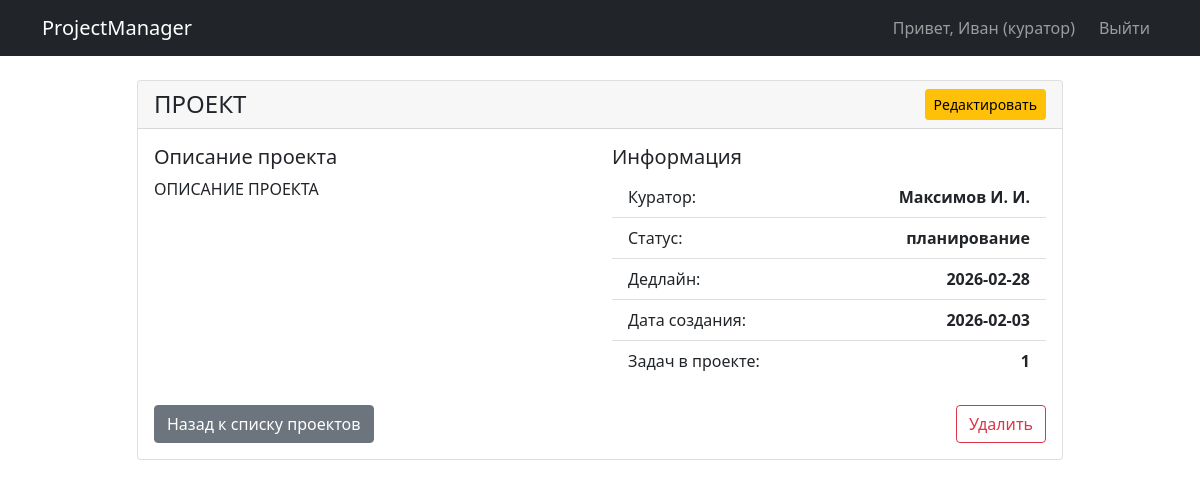
The app's page /project/1 (signed in) with its own data.
### tables this page shows
CREATE TABLE users (
                        id INTEGER PRIMARY KEY AUTOINCREMENT,
                        username VARCHAR(50) NOT NULL,
                        surname VARCHAR(50) NOT NULL,
                        patronymic VARCHAR(50),
                        email VARCHAR(100) NOT NULL UNIQUE,
                        password_hash VARCHAR(255) NOT NULL,
                        role VARCHAR(10) CHECK(role IN ('куратор', 'курсант')) NOT NULL,
                        registration_date DATETIME DEFAULT CURRENT_TIMESTAMP,
                        academic_group VARCHAR(50)
                    );

CREATE TABLE projects (
                        id INTEGER PRIMARY KEY AUTOINCREMENT,
                        title VARCHAR(255) NOT NULL,
                        description TEXT,
                        curator_id INTEGER NOT NULL,
                        status VARCHAR(20) CHECK(status IN ('планирование', 'активен', 'завершён')) NOT NULL,
                        deadline DATE,
                        created_at DATETIME DEFAULT CURRENT_TIMESTAMP,
                        FOREIGN KEY (curator_id) REFERENCES users(id) ON DELETE CASCADE
                    );

### app.py (the view)
@app.route('/project/<int:project_id>')
@login_required
def view_project(project_id):
    db = DatabaseManager()
    try:
        project = db.get_project_by_id(project_id)
        if not project:
            flash('Проект не найден', 'error')
            return redirect(url_for('projects'))
        return render_template('simple_view_project.html', project=project)
    except Exception as e:
        flash(f'Ошибка: {str(e)}', 'error')
        return redirect(url_for('projects'))

### app.py (called while the page is built)
def login_required(f):
    @wraps(f)
    def decorated_function(*args, **kwargs):
        if 'user_id' not in session:
            flash('Для доступа к этой странице необходимо войти в систему', 'error')
            return redirect(url_for('login'))
        return f(*args, **kwargs)
    return decorated_function

### sql_active.py (called while the page is built)
    def create_connection(self):
        return sqlite3.connect(self.db_path)

    def get_project_by_id(self, project_id: int):
        with self.create_connection() as conn:
            conn.row_factory = sqlite3.Row
            cursor = conn.cursor()
            cursor.execute("""
                SELECT p.*, u.surname as curator_surname, u.email as curator_email, u.username as curator_name, u.patronymic as curator_patr,
                       (SELECT COUNT(*) FROM tasks WHERE project_id = p.id) as task_count,
                       (SELECT COUNT(*) FROM tasks WHERE project_id = p.id AND status_code = 4) as completed_tasks
                FROM projects p
                LEFT JOIN users u ON p.curator_id = u.id
                WHERE p.id = ?
            """, (project_id,))
            row = cursor.fetchone()
            return dict(row) if row else None

### templates/simple_view_project.html (shortened to what this page needs)
{% extends "base.html" %}
{% block content %}
<div class="row justify-content-center">
    <div class="col-md-10">
        <div class="card">
            <div class="card-header d-flex justify-content-between align-items-center">
                <h4 class="mb-0">{{ project.title }}</h4>
                {% if session.role == 'куратор' and project.curator_id == session.user_id %}
                <a href="{{ url_for('edit_project', project_id=project.id) }}"
                   class="btn btn-warning btn-sm">Редактировать</a>
                {% endif %}
            </div>
            <div class="card-body">
                <div class="row mb-4">
                <div class="col-md-6">
                    <h5>Описание проекта</h5>
                    <p>{{ project.description or 'Описание отсутствует' }}</p>
                </div>
                <div class="col-md-6">
                    <h5>Информация</h5>
                    <ul class="list-group list-group-flush">
                        <li class="list-group-item d-flex justify-content-between">
                            <span>Куратор:</span>
                            <strong>{{ project.curator_surname }} {{ project.curator_name[0] }}. {{ project.curator_patr[0] }}.</strong>
                        </li>
                        <li class="list-group-item d-flex justify-content-between">
                            <span>Статус:</span>
                            <strong>{{ project.status }}</strong>
                        </li>
                        <li class="list-group-item d-flex justify-content-between">
                            <span>Дедлайн:</span>
                            <strong>{{ project.deadline or 'Не установлен' }}</strong>
                        </li>
                        <li class="list-group-item d-flex justify-content-between">
                            <span>Дата создания:</span>
                            <strong>{{ project.created_at[:10] }}</strong>
                        </li>
                        <li class="list-group-item d-flex justify-content-between">
                            <span>Задач в проекте:</span>
                            <strong>{{ project.task_count or 0 }}</strong>
                        </li>
                    </ul>
                </div>
            </div>
            <div class="d-flex justify-content-between">
                <a href="{{ url_for('projects') }}" class="btn btn-secondary">
                     Назад к списку проектов
                </a>
                <div>
                    <a href="{{ url_for('delete_project', project_id=project.id) }}"
                                   class="btn btn-outline-danger"
                                   onclick="return confirm('Вы уверены, что хотите удалить проект?')"
                                   title="Удалить">
                                     Удалить
                    </a>
                </div>
            </div>
            </div>
        </div>
    </div>
</div>
{% endblock %}

### templates/base.html (shortened to what this page needs)
<!DOCTYPE html>
<html lang="ru">
<head>
    <link href="https://cdn.jsdelivr.net/npm/bootstrap@5.1.3/dist/css/bootstrap.min.css" rel="stylesheet">
</head>
<body>
    <nav class="navbar navbar-expand-lg navbar-dark bg-dark">
        <div class="container">
            <a class="navbar-brand" href="{{ url_for('index') }}">ProjectManager</a>
            <div class="navbar-nav ms-auto">
                {% if session.user_id %}
                    <span class="navbar-text me-3">Привет, {{ session.username }} ({{ session.role }})</span>
                    <a class="nav-link" href="{{ url_for('logout') }}">Выйти</a>
                {% else %}
                    <a class="nav-link" href="{{ url_for('login') }}">Вход</a>
                    <a class="nav-link" href="{{ url_for('register') }}">Регистрация</a>
                {% endif %}
            </div>
        </div>
    </nav>
    <div class="container mt-4">
        {% block content %}{% endblock %}
    </div>
</body>
</html>

### records on screen
users: username "Иван", role "куратор", curator_surname "Максимов", username "И", patronymic "И"
projects: title "ПРОЕКТ", description "ОПИСАНИЕ ПРОЕКТА", status "планирование", deadline "2026-02-28", created_at "2026-02-03"

### other values on screen
{{ project.task_count or 0 }} "1"
